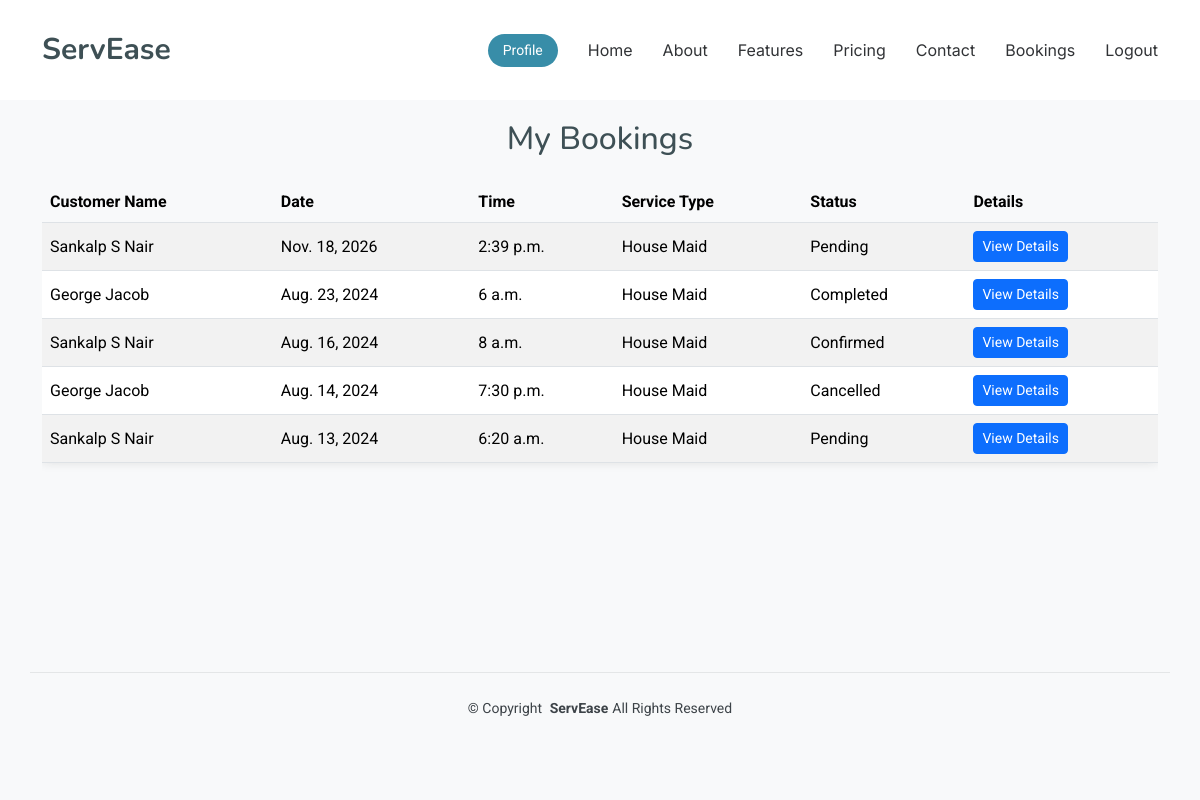
The app's page /worker/bookings/ (signed in), older data.
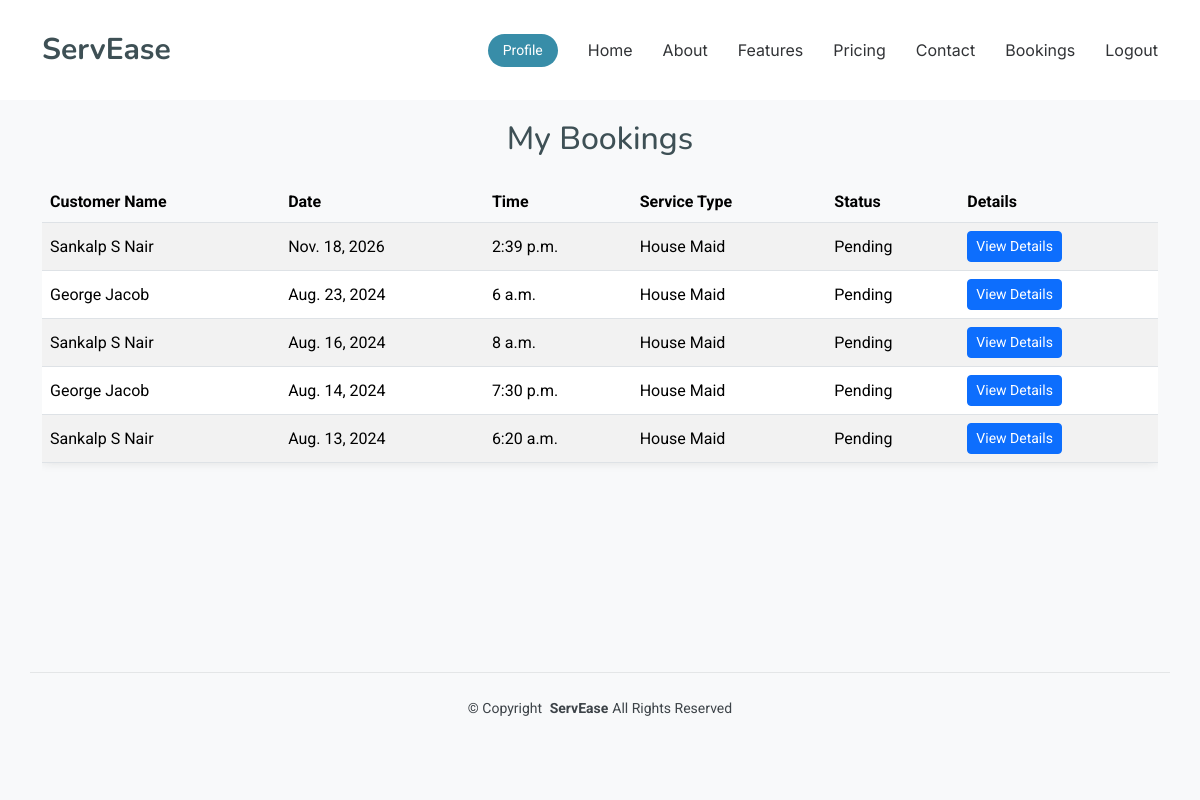
The same page, newer data.
### Home_app/models.py (models this page shows)
class Booking(models.Model):
    worker_id = models.ForeignKey('Users', on_delete=models.CASCADE, related_name='bookings')
    worker_type = models.CharField(max_length=50, choices=[
        ('House Maid', 'House Maid'),
        ('Carpenter', 'Carpenter'),
        ('Plumber', 'Plumber'),
        ('Electrician', 'Electrician'),
        ('Home Nurse', 'Home Nurse'),
    ])
    customer_id= models.ForeignKey('Users', on_delete=models.CASCADE, related_name='customer_bookings')
    appointment_date = models.DateField()
    appointment_time = models.TimeField()
    address = models.TextField()
    status = models.CharField(max_length=20, choices=[
        ('Pending', 'Pending'),
        ('Paid', 'Paid'),
        ('Confirmed', 'Confirmed'),
        ('Completed', 'Completed'),
        ('Cancelled', 'Cancelled'),
    ], default='Pending')
    service_type = models.CharField(max_length=100, blank=True)
    description = models.TextField(blank=True)

### Home_app/views.py (the view)
# urls.py: path('worker/bookings/', views.view_my_booking, name='view_my_booking'),
def view_my_booking(request):
    user_id = request.session.get('user_id')
    if not user_id:
        messages.warning(request, 'You need to log in first.')
        return redirect('login')
    try:
        worker = Users.objects.get(user_id=user_id)
    except Users.DoesNotExist:
        messages.error(request, 'User not found.')
        return redirect('login')
    bookings = Booking.objects.filter(worker_id=worker.user_id).select_related('customer_id').annotate(
        customer_firstname=F('customer_id__firstname'),
        customer_lastname=F('customer_id__lastname'),
        customer_email=F('customer_id__email'),
        customer_phone=F('customer_id__phone')
    ).order_by('-appointment_date', '-appointment_time')
    context = {
        'bookings': bookings
    }
    return render(request, 'worker_temp/view_my_booking.html', context)

### templates/worker_temp/view_my_booking.html (shortened to what this page needs)
{% load static %}
<!DOCTYPE html>
<html lang="en">
<head>
  <link href="{% static 'work_assets/vendor/bootstrap/css/bootstrap.min.css' %}" rel="stylesheet">
  <link href="{% static 'work_assets/vendor/bootstrap-icons/bootstrap-icons.css' %}" rel="stylesheet">
  <link href="{% static 'work_assets/vendor/aos/aos.css' %}" rel="stylesheet">
  <link href="{% static 'work_assets/vendor/glightbox/css/glightbox.min.css' %}" rel="stylesheet">
  <link href="{% static 'work_assets/vendor/swiper/swiper-bundle.min.css' %}" rel="stylesheet">
  <link href="{% static 'work_assets/css/main.css' %}" rel="stylesheet">
</head>
<body class="index-page">
  <header id="header" class="header d-flex align-items-center fixed-top">
    <div class="container-fluid container-xl position-relative d-flex align-items-center">
      <a href="{% url 'worker_index' %}" class="logo d-flex align-items-center me-auto">
        <h1 class="sitename">ServEase</h1>
      </a>
      <nav id="navmenu" class="navmenu">
        <ul>
          <li><a href="{% url 'worker_index' %}#hero">Home</a></li>
          <li><a href="{% url 'worker_index' %}#about">About</a></li>
          <li><a href="#">Features</a></li>
          <li><a href="#">Pricing</a></li>
          <li><a href="#">Contact</a></li>
          <li><a href="{% url 'view_my_booking' %}">Bookings</a></li>
          <li><a href="{% url 'logout' %}">Logout</a></li>
        </ul>
      </nav>
      <a class="btn-getstarted" href="{% url 'worker_profile' %}">Profile</a>
    </div>
  </header>
  <main class="main">
    <section id="bookings" class="booking-section">
      <div class="container">
        <div class="row justify-content-center">
          <div class="col-12">
            <h2 class="text-center mb-4">My Bookings</h2>
            {% if bookings %}
              <div class="table-responsive">
                <table class="table table-striped table-hover booking-table">
                  <thead>
                    <tr>
                      <th>Customer Name</th>
                      <th>Date</th>
                      <th>Time</th>
                      <th>Service Type</th>
                      <th>Status</th>
                      <th>Details</th>
                    </tr>
                  </thead>
                  <tbody>
                    {% for booking in bookings %}
                      <tr>
                        <td>{{ booking.customer_firstname }} {{ booking.customer_lastname }}</td>
                        <td>{{ booking.appointment_date }}</td>
                        <td>{{ booking.appointment_time }}</td>
                        <td>{{ booking.worker_type }}</td>
                        <td>{{ booking.status }}</td>
                        <td>
                          <button type="button" class="btn btn-sm btn-primary" data-bs-toggle="modal" data-bs-target="#bookingModal{{ booking.id }}">
                            View Details
                          </button>
                        </td>
                      </tr>
                    {% endfor %}
                  </tbody>
                </table>
              </div>
            {% else %}
              <p class="text-center">No bookings found.</p>
            {% endif %}
          </div>
        </div>
      </div>
    </section>
  </main>
  <footer id="footer" class="footer">
    <div class="container copyright text-center mt-4">
      <p>© <span>Copyright</span> <strong class="px-1 sitename">ServEase</strong><span>All Rights Reserved</span></p>
    </div>
  </footer>
</body>
</html>

Row changes from the older to the newer data that the page shows:
changed Booking "Aug. 23, 2024": status "Completed" → "Pending"
changed Booking "Aug. 16, 2024": status "Confirmed" → "Pending"
changed Booking "Aug. 14, 2024": status "Cancelled" → "Pending"
